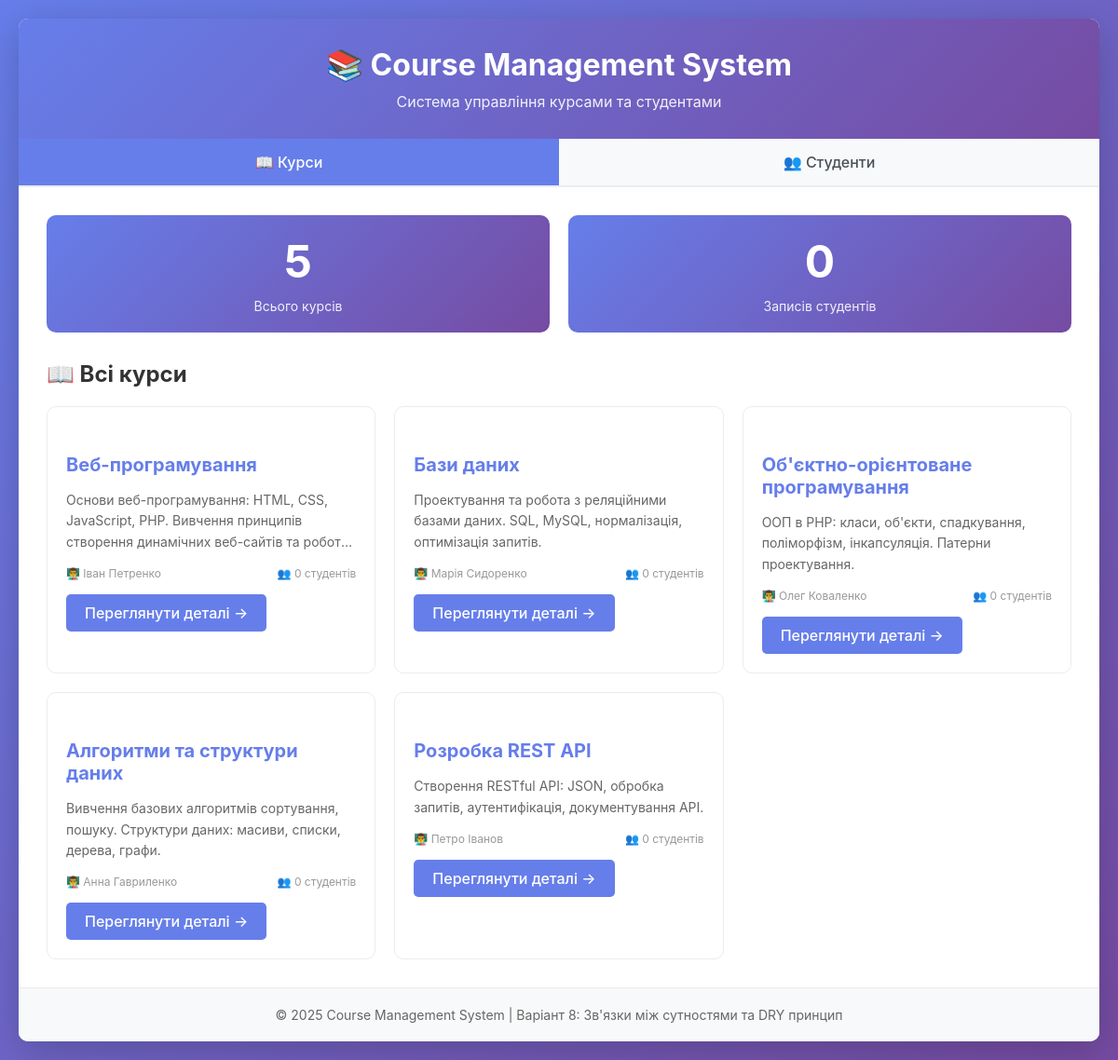
The page / on the database its author committed.
### tables this page shows
CREATE TABLE courses (
    id INT AUTO_INCREMENT PRIMARY KEY,
    name VARCHAR(255) NOT NULL,
    description TEXT,
    instructor VARCHAR(255) NOT NULL,
    created_at TIMESTAMP DEFAULT CURRENT_TIMESTAMP,
    updated_at TIMESTAMP DEFAULT CURRENT_TIMESTAMP ON UPDATE CURRENT_TIMESTAMP
);

### src/Database.php (called while the page is built, shortened)
<?php
class Database {
    private static $instance = null;
    private $connection;
    private function __construct() {
        try {
            $dsn = 'mysql:host=' . DB_HOST . ';dbname=' . DB_NAME . ';charset=utf8mb4';
            $this->connection = new PDO(
                $dsn,
                DB_USER,
                DB_PASS,
                [
                    PDO::ATTR_ERRMODE => PDO::ERRMODE_EXCEPTION,
                    PDO::ATTR_DEFAULT_FETCH_MODE => PDO::FETCH_ASSOC,
                ]
            );
        } catch (PDOException $e) {
            die('Помилка підключення до БД: ' . $e->getMessage());
        }
    }
    public static function getInstance() {
        if (self::$instance === null) {
            self::$instance = new self();
        }
        return self::$instance;
    }
    public function execute($sql, $params = []) {
        $stmt = $this->connection->prepare($sql);
        $stmt->execute($params);
        return $stmt;
    }
    public function fetchOne($sql, $params = []) {
        $stmt = $this->execute($sql, $params);
        return $stmt->fetch();
    }
    public function fetchAll($sql, $params = []) {
        $stmt = $this->execute($sql, $params);
        return $stmt->fetchAll();
    }
}

### src/Model.php (called while the page is built, shortened)
<?php
abstract class Model {
    protected static $table;
    protected $attributes = [];
    public function __construct($attributes = []) {
        $this->attributes = $attributes;
    }
    public function __get($name) {
        return $this->attributes[$name] ?? null;
    }
    public static function all() {
        $db = Database::getInstance();
        $records = $db->fetchAll('SELECT * FROM ' . static::$table);
        $instances = [];
        foreach ($records as $record) {
            $instances[] = new static($record);
        }
        return $instances;
    }
}

### src/Course.php (called while the page is built, shortened)
<?php
class Course extends Model {
    public function getStudentCount() {
        $db = Database::getInstance();
        $sql = '
            SELECT COUNT(*) as count FROM enrollments
            WHERE course_id = ?
        ';
        $result = $db->fetchOne($sql, [$this->attributes['id']]);
        return $result['count'] ?? 0;
    }
}

### views/courses_index.php (the view, shortened to what this page needs)
<!DOCTYPE html>
<html lang="uk">
<head>
    <link rel="stylesheet" href="views/style.css">
</head>
<body>
    <div class="container">
        <header>
            <h1>📚 Course Management System</h1>
            <p>Система управління курсами та студентами</p>
        </header>
        <nav>
            <a href="index.php?action=courses" class="<?php echo $currentAction === 'courses' ? 'active' : ''; ?>">
                📖 Курси
            </a>
            <a href="index.php?action=students" class="<?php echo $currentAction === 'students' ? 'active' : ''; ?>">
                👥 Студенти
            </a>
        </nav>
        <main>
            <div class="stats">
                <div class="stat-box">
                    <div class="number"><?php echo count($courses); ?></div>
                    <div class="label">Всього курсів</div>
                </div>
                <div class="stat-box">
                    <div class="number">
                        <?php
                        $totalEnrollments = 0;
                        foreach ($courses as $course) {
                            $totalEnrollments += $course->getStudentCount();
                        }
                        echo $totalEnrollments;
                        ?>
                    </div>
                    <div class="label">Записів студентів</div>
                </div>
            </div>
            <h2>📖 Всі курси</h2>
            <?php if (empty($courses)): ?>
                <div class="empty-state">
                    <p>Немає жодного курсу в системі</p>
                    <p style="font-size: 12px; color: #999;">Спочатку додайте курси до бази даних</p>
                </div>
            <?php else: ?>
                <div class="grid">
                    <?php foreach ($courses as $course): ?>
                        <div class="card">
                            <h3><?php echo htmlspecialchars($course->name); ?></h3>
                            <p class="description"><?php echo htmlspecialchars($course->description); ?></p>
                            <div class="meta">
                                <span>👨‍🏫 <?php echo htmlspecialchars($course->instructor); ?></span>
                                <span>👥 <?php echo $course->getStudentCount(); ?> студентів</span>
                            </div>
                            <a href="index.php?action=course&id=<?php echo $course->id; ?>" class="btn">
                                Переглянути деталі →
                            </a>
                        </div>
                    <?php endforeach; ?>
                </div>
            <?php endif; ?>
        </main>
        <footer>
            <p>© 2025 Course Management System | Варіант 8: Зв'язки між сутностями та DRY принцип</p>
        </footer>
    </div>
</body>
</html>

### views/style.css (style rules this page uses)
* { margin: 0; padding: 0; box-sizing: border-box; }
body { font-family: -apple-system, BlinkMacSystemFont, 'Segoe UI', Roboto, Oxygen, Ubuntu, Cantarell, sans-serif; background: linear-gradient(135deg, #667eea 0%, #764ba2 100%); min-height: 100vh; padding: 20px; }
.container { max-width: 1200px; margin: 0 auto; background: white; border-radius: 10px; box-shadow: 0 10px 40px rgba(0,0,0,0.2); overflow: hidden; }
header { background: linear-gradient(135deg, #667eea 0%, #764ba2 100%); color: white; padding: 30px; text-align: center; }
header h1 { font-size: 32px; margin-bottom: 10px; }
header p { font-size: 16px; opacity: 0.9; }
nav { display: flex; background: #f8f9fa; border-bottom: 2px solid #e9ecef; }
nav a { flex: 1; padding: 15px 20px; text-align: center; text-decoration: none; color: #495057; font-weight: 500; transition: all 0.3s; }
nav a.active { background: #667eea; color: white; }
main { padding: 30px; min-height: 400px; }
.stats { display: grid; grid-template-columns: repeat(auto-fit, minmax(200px, 1fr)); gap: 20px; margin-bottom: 30px; }
.stat-box { background: linear-gradient(135deg, #667eea 0%, #764ba2 100%); color: white; padding: 20px; border-radius: 10px; text-align: center; }
.stat-box .number { font-size: 48px; font-weight: bold; margin-bottom: 10px; }
.stat-box .label { font-size: 14px; opacity: 0.9; }
.grid { display: grid; grid-template-columns: repeat(auto-fill, minmax(300px, 1fr)); gap: 20px; margin-top: 20px; }
.card { background: white; border: 1px solid #e9ecef; border-radius: 10px; padding: 20px; transition: all 0.3s; }
.card h3 { color: #667eea; margin-bottom: 15px; font-size: 20px; }
.card .description { color: #666; font-size: 14px; line-height: 1.6; margin-bottom: 15px; display: -webkit-box; -webkit-line-clamp: 3; -webkit-box-orient: vertical; overflow: hidden; }
.card .meta { display: flex; justify-content: space-between; font-size: 12px; color: #999; margin-bottom: 15px; }
.btn { display: inline-block; padding: 10px 20px; background: #667eea; color: white; text-decoration: none; border-radius: 5px; font-weight: 500; transition: all 0.3s; text-align: center; }
footer { background: #f8f9fa; padding: 20px; text-align: center; color: #666; font-size: 14px; border-top: 1px solid #e9ecef; }
h2 { color: #333; margin-bottom: 20px; font-size: 24px; }
h3 { color: #333; margin: 30px 0 15px 0; font-size: 20px; }

### rows shown on the page
courses: name "Веб-програмування", description "Основи веб-програмування: HTML, CSS, JavaScript, PHP. Вивчення принципів створення динамічних веб-сайтів та…", instructor "Іван Петренко", StudentCount "0"
courses: name "Бази даних", description "Проектування та робота з реляційними базами даних. SQL, MySQL, нормалізація, оптимізація запитів.", instructor "Марія Сидоренко", StudentCount "0"
courses: name "Об'єктно-орієнтоване програмування", description "ООП в PHP: класи, об'єкти, спадкування, поліморфізм, інкапсуляція. Патерни проектування.", instructor "Олег Коваленко", StudentCount "0"
courses: name "Алгоритми та структури даних", description "Вивчення базових алгоритмів сортування, пошуку. Структури даних: масиви, списки, дерева, графи.", instructor "Анна Гавриленко", StudentCount "0"
courses: name "Розробка REST API", description "Створення RESTful API: JSON, обробка запитів, аутентифікація, документування API.", instructor "Петро Іванов", StudentCount "0"

### other values the page prints
count($courses) "5"
$totalEnrollments "0"
